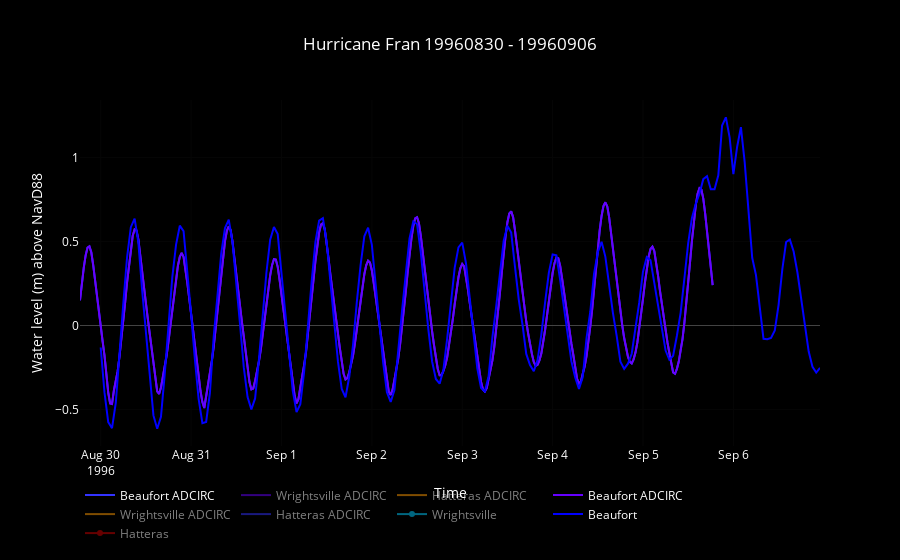

Notebook cell for this chart:
### Code cell
datasets = [adc_duke0, adc_wright0, adc_hatt0,adc_duke1, adc_wright1, adc_hatt1,fran_w,fran_d,fran_h]
obs, dtm  = ' Water Level', 'Date Time'
beg = begin_d.split('=')[1] + ' - ' + end_d.split('=')[1]
title = 'Hurricane Fran' + ' ' + beg
data, layout = MakePlot(datasets, obs, dtm, title)

fig = dict(data = data, layout=layout)
notebook=True
fig = go.Figure(data=data, layout=layout)
if not notebook:
    interactive = plot(fig)
else:
    interactive = iplot(fig)

### Figure 1 — Plotly figure (JSON) as saved in the notebook; plotly's stock layout.template omitted (floating-point values rounded to 4 significant figures; data arrays with more than 128 entries replaced by an {"elided": "..."} marker saying what was removed)
{"data": [{"line": {"color": "rgb(51, 51, 255)"}, "name": "Beaufort ADCIRC", "type": "scatter", "uid": "a85d4d", "x": {"elided": "337 str values"}, "y": {"elided": "337 float values"}}, {"line": {"color": "rgb(102, 0, 255)"}, "name": "Wrightsville ADCIRC", "type": "scatter", "uid": "2d1825", "visible": "legendonly", "x": {"elided": "337 str values"}, "y": {"elided": "337 float values"}}, {"line": {"color": "rgb(255, 153, 0)"}, "name": "Hatteras ADCIRC", "type": "scatter", "uid": "a7b949", "visible": "legendonly", "x": {"elided": "337 str values"}, "y": {"elided": "337 float values"}}, {"line": {"color": "rgb(102, 0, 255)"}, "name": "Beaufort ADCIRC", "type": "scatter", "uid": "38e372", "x": {"elided": "337 str values"}, "y": {"elided": "337 float values"}}, {"line": {"color": "rgb(255, 153, 0)"}, "name": "Wrightsville ADCIRC", "type": "scatter", "uid": "ff234a", "visible": "legendonly", "x": {"elided": "337 str values"}, "y": {"elided": "337 float values"}}, {"line": {"color": "rgb(51, 51, 255)"}, "name": "Hatteras ADCIRC", "type": "scatter", "uid": "8a2607", "visible": "legendonly", "x": {"elided": "337 str values"}, "y": {"elided": "337 float values"}}, {"line": {"color": "rgb(0, 204, 255)"}, "name": "Wrightsville", "type": "scatter", "uid": "53a002", "visible": "legendonly", "x": ["Error: No data was found. This product may not be offered at this station at the requested time."], "y": [null]}, {"line": {"color": "rgb(0, 0, 255)"}, "name": "Beaufort", "type": "scatter", "uid": "2bff9b", "x": {"elided": "192 str values"}, "y": {"elided": "192 float values"}}, {"line": {"color": "rgb(204, 0, 0)"}, "name": "Hatteras", "type": "scatter", "uid": "9ca282", "visible": "legendonly", "x": ["Error: No data was found. This product may not be offered at this station at the requested time."], "y": [null]}], "layout": {"autosize": true, "font": {"color": "rgb(255,255,255)"}, "legend": {"orientation": "h"}, "paper_bgcolor": "rgb(0, 0, 0)", "plot_bgcolor": "rgb(0, 0, 0)", "title": "Hurricane Fran 19960830 - 19960906", "xaxis": {"autorange": true, "range": ["1996-08-29 18:30", "1996-09-06 23:00"], "title": "Time", "type": "date"}, "yaxis": {"autorange": true, "range": [-0.7169, 1.342], "title": "Water level (m) above NavD88", "type": "linear"}}}
